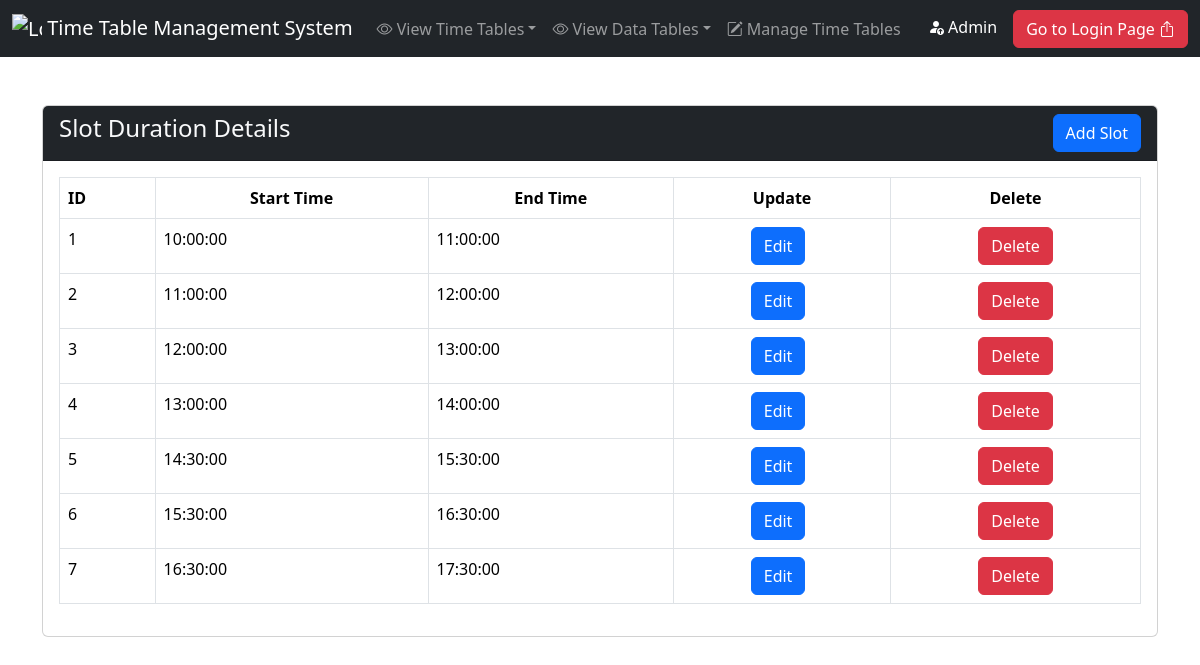
/slot_duration/slot-duration-details.php, run on the app's committed database.
### tables this page shows
CREATE TABLE `slot_durations` (
  `duration_id` int(11) NOT NULL,
  `start_time` time NOT NULL,
  `end_time` time NOT NULL
);

### slot_duration/slot-duration-details.php (the view, shortened to what this page needs)
<?php include("../includes/connect.php") ?>
<?php include("../includes/header.php") ?>
<div class="container">
    <div class="row">
        <div class="col-md-12 mt-5">
            <div class="card ">
                <div class="card-header d-flex justify-content-between bg-dark text-light">
                    <h4>Slot Duration Details</h4>
                    <a href="slot-duration-add.php" class="btn btn-primary">Add Slot</a>
                </div>
                <div class="card-body">
                    <table class="table table-bordered" id="myTable">
                        <thead>
                            <tr>
                                <th scope="col">ID</th>
                                <th scope="col" class="text-center">Start Time</th>
                                <th scope="col" class="text-center">End Time</th>
                                <th scope="col" class="text-center">Update</th>
                                <th scope="col" class="text-center">Delete</th>
                            </tr>
                        </thead>
                        <tbody>
                            <?php
                            $sno = 1;
                            $sql = "
                            SELECT
                                ts.duration_id,
                                ts.start_time,
                                ts.end_time
                            FROM
                                slot_durations ts
                            ";
                            $result = mysqli_query($conn, $sql);
                            $num = mysqli_num_rows($result);
                            if ($num > 0) {
                                while ($num > 0) {
                                    $row = mysqli_fetch_assoc($result)
                            ?>
                                    <tr>
                                        <td><?php echo $sno ?></td>
                                        <td><?php echo $row['start_time'] ?></td>
                                        <td><?php echo $row['end_time'] ?></td>
                                        <td class="text-center">
                                            <a href="slot-duration-edit.php?duration_id=<?php echo $row['duration_id'] ?>" class="btn btn-primary edit me-2">Edit</a>
                                        </td>
                                        <td class="text-center">
                                            <a href="javascript:void(0);" class="slot-duration-delete-btn btn btn-danger">Delete</a>
                                        </td>
                                    </tr>
                            <?php
                                    $num = $num - 1;
                                    $sno = $sno + 1;
                                }
                            } else {
                                echo '<tr><td colspan="4">No data found</td></tr>';
                            }
                            ?>
                        </tbody>
                    </table>
                </div>
            </div>
        </div>
    </div>
</div>
<?php include("../includes/footer.php") ?>

### data on the page
slot_durations: start_time "10:00:00", end_time "11:00:00"
slot_durations: start_time "11:00:00", end_time "12:00:00"
slot_durations: start_time "12:00:00", end_time "13:00:00"
slot_durations: start_time "13:00:00", end_time "14:00:00"
slot_durations: start_time "14:30:00", end_time "15:30:00"
slot_durations: start_time "15:30:00", end_time "16:30:00"
slot_durations: start_time "16:30:00", end_time "17:30:00"
